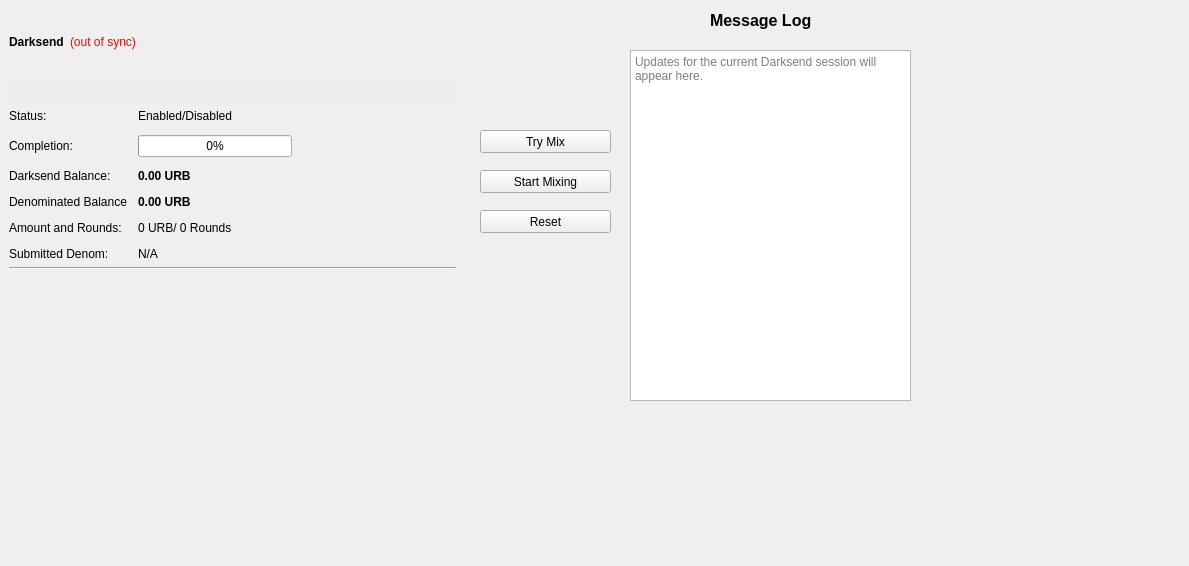
<?xml version="1.0" encoding="UTF-8"?>
<ui version="4.0">
 <class>DarksendPage</class>
 <widget class="QWidget" name="DarksendPage">
  <property name="geometry">
   <rect>
    <x>0</x>
    <y>0</y>
    <width>1189</width>
    <height>566</height>
   </rect>
  </property>
  <property name="windowTitle">
   <string>Form</string>
  </property>
  <widget class="QFrame" name="frameDarksend">
   <property name="geometry">
    <rect>
     <x>0</x>
     <y>0</y>
     <width>465</width>
     <height>350</height>
    </rect>
   </property>
   <property name="sizePolicy">
    <sizepolicy hsizetype="Expanding" vsizetype="Expanding">
     <horstretch>0</horstretch>
     <verstretch>0</verstretch>
    </sizepolicy>
   </property>
   <property name="minimumSize">
    <size>
     <width>0</width>
     <height>350</height>
    </size>
   </property>
   <property name="layoutDirection">
    <enum>Qt::LeftToRight</enum>
   </property>
   <property name="frameShape">
    <enum>QFrame::NoFrame</enum>
   </property>
   <property name="frameShadow">
    <enum>QFrame::Raised</enum>
   </property>
   <layout class="QVBoxLayout" name="verticalLayout_5">
    <item>
     <layout class="QHBoxLayout" name="horizontalLayout_5">
      <item>
       <widget class="QLabel" name="label_2">
        <property name="font">
         <font>
          <weight>75</weight>
          <bold>true</bold>
         </font>
        </property>
        <property name="text">
         <string>Darksend</string>
        </property>
       </widget>
      </item>
      <item>
       <widget class="QLabel" name="labelDarksendSyncStatus">
        <property name="toolTip">
         <string>The displayed information may be out of date. Your wallet automatically synchronizes with the Urbexs network after a connection is established, but this process has not completed yet.</string>
        </property>
        <property name="styleSheet">
         <string notr="true">QLabel { color: red; }</string>
        </property>
        <property name="text">
         <string notr="true">(out of sync)</string>
        </property>
        <property name="alignment">
         <set>Qt::AlignLeading|Qt::AlignLeft|Qt::AlignVCenter</set>
        </property>
       </widget>
      </item>
      <item>
       <spacer name="horizontalSpacer_4">
        <property name="orientation">
         <enum>Qt::Horizontal</enum>
        </property>
        <property name="sizeHint" stdset="0">
         <size>
          <width>40</width>
          <height>20</height>
         </size>
        </property>
       </spacer>
      </item>
     </layout>
    </item>
    <item>
     <widget class="QPushButton" name="runAutoDenom">
      <property name="palette">
       <palette>
        <active>
         <colorrole role="WindowText">
          <brush brushstyle="SolidPattern">
           <color alpha="255">
            <red>0</red>
            <green>0</green>
            <blue>0</blue>
           </color>
          </brush>
         </colorrole>
         <colorrole role="Button">
          <brush brushstyle="SolidPattern">
           <color alpha="255">
            <red>239</red>
            <green>238</green>
            <blue>238</blue>
           </color>
          </brush>
         </colorrole>
         <colorrole role="Light">
          <brush brushstyle="SolidPattern">
           <color alpha="255">
            <red>255</red>
            <green>255</green>
            <blue>255</blue>
           </color>
          </brush>
         </colorrole>
         <colorrole role="Midlight">
          <brush brushstyle="SolidPattern">
           <color alpha="255">
            <red>247</red>
            <green>246</green>
            <blue>246</blue>
           </color>
          </brush>
         </colorrole>
         <colorrole role="Dark">
          <brush brushstyle="SolidPattern">
           <color alpha="255">
            <red>119</red>
            <green>119</green>
            <blue>119</blue>
           </color>
          </brush>
         </colorrole>
         <colorrole role="Mid">
          <brush brushstyle="SolidPattern">
           <color alpha="255">
            <red>159</red>
            <green>159</green>
            <blue>159</blue>
           </color>
          </brush>
         </colorrole>
         <colorrole role="Text">
          <brush brushstyle="SolidPattern">
           <color alpha="255">
            <red>0</red>
            <green>0</green>
            <blue>0</blue>
           </color>
          </brush>
         </colorrole>
         <colorrole role="BrightText">
          <brush brushstyle="SolidPattern">
           <color alpha="255">
            <red>255</red>
            <green>255</green>
            <blue>255</blue>
           </color>
          </brush>
         </colorrole>
         <colorrole role="ButtonText">
          <brush brushstyle="SolidPattern">
           <color alpha="255">
            <red>0</red>
            <green>0</green>
            <blue>0</blue>
           </color>
          </brush>
         </colorrole>
         <colorrole role="Base">
          <brush brushstyle="SolidPattern">
           <color alpha="255">
            <red>255</red>
            <green>255</green>
            <blue>255</blue>
           </color>
          </brush>
         </colorrole>
         <colorrole role="Window">
          <brush brushstyle="SolidPattern">
           <color alpha="255">
            <red>239</red>
            <green>238</green>
            <blue>238</blue>
           </color>
          </brush>
         </colorrole>
         <colorrole role="Shadow">
          <brush brushstyle="SolidPattern">
           <color alpha="255">
            <red>0</red>
            <green>0</green>
            <blue>0</blue>
           </color>
          </brush>
         </colorrole>
         <colorrole role="AlternateBase">
          <brush brushstyle="SolidPattern">
           <color alpha="255">
            <red>247</red>
            <green>246</green>
            <blue>246</blue>
           </color>
          </brush>
         </colorrole>
         <colorrole role="ToolTipBase">
          <brush brushstyle="SolidPattern">
           <color alpha="255">
            <red>255</red>
            <green>255</green>
            <blue>220</blue>
           </color>
          </brush>
         </colorrole>
         <colorrole role="ToolTipText">
          <brush brushstyle="SolidPattern">
           <color alpha="255">
            <red>0</red>
            <green>0</green>
            <blue>0</blue>
           </color>
          </brush>
         </colorrole>
        </active>
        <inactive>
         <colorrole role="WindowText">
          <brush brushstyle="SolidPattern">
           <color alpha="255">
            <red>0</red>
            <green>0</green>
            <blue>0</blue>
           </color>
          </brush>
         </colorrole>
         <colorrole role="Button">
          <brush brushstyle="SolidPattern">
           <color alpha="255">
            <red>239</red>
            <green>238</green>
            <blue>238</blue>
           </color>
          </brush>
         </colorrole>
         <colorrole role="Light">
          <brush brushstyle="SolidPattern">
           <color alpha="255">
            <red>255</red>
            <green>255</green>
            <blue>255</blue>
           </color>
          </brush>
         </colorrole>
         <colorrole role="Midlight">
          <brush brushstyle="SolidPattern">
           <color alpha="255">
            <red>247</red>
            <green>246</green>
            <blue>246</blue>
           </color>
          </brush>
         </colorrole>
         <colorrole role="Dark">
          <brush brushstyle="SolidPattern">
           <color alpha="255">
            <red>119</red>
            <green>119</green>
            <blue>119</blue>
           </color>
          </brush>
         </colorrole>
         <colorrole role="Mid">
          <brush brushstyle="SolidPattern">
           <color alpha="255">
            <red>159</red>
            <green>159</green>
            <blue>159</blue>
           </color>
          </brush>
         </colorrole>
         <colorrole role="Text">
          <brush brushstyle="SolidPattern">
           <color alpha="255">
            <red>0</red>
            <green>0</green>
            <blue>0</blue>
           </color>
          </brush>
         </colorrole>
         <colorrole role="BrightText">
          <brush brushstyle="SolidPattern">
           <color alpha="255">
            <red>255</red>
            <green>255</green>
            <blue>255</blue>
           </color>
          </brush>
         </colorrole>
         <colorrole role="ButtonText">
          <brush brushstyle="SolidPattern">
           <color alpha="255">
            <red>0</red>
            <green>0</green>
            <blue>0</blue>
           </color>
          </brush>
         </colorrole>
         <colorrole role="Base">
          <brush brushstyle="SolidPattern">
           <color alpha="255">
            <red>255</red>
            <green>255</green>
            <blue>255</blue>
           </color>
          </brush>
         </colorrole>
         <colorrole role="Window">
          <brush brushstyle="SolidPattern">
           <color alpha="255">
            <red>239</red>
            <green>238</green>
            <blue>238</blue>
           </color>
          </brush>
         </colorrole>
         <colorrole role="Shadow">
          <brush brushstyle="SolidPattern">
           <color alpha="255">
            <red>0</red>
            <green>0</green>
            <blue>0</blue>
           </color>
          </brush>
         </colorrole>
         <colorrole role="AlternateBase">
          <brush brushstyle="SolidPattern">
           <color alpha="255">
            <red>247</red>
            <green>246</green>
            <blue>246</blue>
           </color>
          </brush>
         </colorrole>
         <colorrole role="ToolTipBase">
          <brush brushstyle="SolidPattern">
           <color alpha="255">
            <red>255</red>
            <green>255</green>
            <blue>220</blue>
           </color>
          </brush>
         </colorrole>
         <colorrole role="ToolTipText">
          <brush brushstyle="SolidPattern">
           <color alpha="255">
            <red>0</red>
            <green>0</green>
            <blue>0</blue>
           </color>
          </brush>
         </colorrole>
        </inactive>
        <disabled>
         <colorrole role="WindowText">
          <brush brushstyle="SolidPattern">
           <color alpha="255">
            <red>119</red>
            <green>119</green>
            <blue>119</blue>
           </color>
          </brush>
         </colorrole>
         <colorrole role="Button">
          <brush brushstyle="SolidPattern">
           <color alpha="255">
            <red>239</red>
            <green>238</green>
            <blue>238</blue>
           </color>
          </brush>
         </colorrole>
         <colorrole role="Light">
          <brush brushstyle="SolidPattern">
           <color alpha="255">
            <red>255</red>
            <green>255</green>
            <blue>255</blue>
           </color>
          </brush>
         </colorrole>
         <colorrole role="Midlight">
          <brush brushstyle="SolidPattern">
           <color alpha="255">
            <red>247</red>
            <green>246</green>
            <blue>246</blue>
           </color>
          </brush>
         </colorrole>
         <colorrole role="Dark">
          <brush brushstyle="SolidPattern">
           <color alpha="255">
            <red>119</red>
            <green>119</green>
            <blue>119</blue>
           </color>
          </brush>
         </colorrole>
         <colorrole role="Mid">
          <brush brushstyle="SolidPattern">
           <color alpha="255">
            <red>159</red>
            <green>159</green>
            <blue>159</blue>
           </color>
          </brush>
         </colorrole>
         <colorrole role="Text">
          <brush brushstyle="SolidPattern">
           <color alpha="255">
            <red>119</red>
            <green>119</green>
            <blue>119</blue>
           </color>
          </brush>
         </colorrole>
         <colorrole role="BrightText">
          <brush brushstyle="SolidPattern">
           <color alpha="255">
            <red>255</red>
            <green>255</green>
            <blue>255</blue>
           </color>
          </brush>
         </colorrole>
         <colorrole role="ButtonText">
          <brush brushstyle="SolidPattern">
           <color alpha="255">
            <red>119</red>
            <green>119</green>
            <blue>119</blue>
           </color>
          </brush>
         </colorrole>
         <colorrole role="Base">
          <brush brushstyle="SolidPattern">
           <color alpha="255">
            <red>239</red>
            <green>238</green>
            <blue>238</blue>
           </color>
          </brush>
         </colorrole>
         <colorrole role="Window">
          <brush brushstyle="SolidPattern">
           <color alpha="255">
            <red>239</red>
            <green>238</green>
            <blue>238</blue>
           </color>
          </brush>
         </colorrole>
         <colorrole role="Shadow">
          <brush brushstyle="SolidPattern">
           <color alpha="255">
            <red>0</red>
            <green>0</green>
            <blue>0</blue>
           </color>
          </brush>
         </colorrole>
         <colorrole role="AlternateBase">
          <brush brushstyle="SolidPattern">
           <color alpha="255">
            <red>239</red>
            <green>238</green>
            <blue>238</blue>
           </color>
          </brush>
         </colorrole>
         <colorrole role="ToolTipBase">
          <brush brushstyle="SolidPattern">
           <color alpha="255">
            <red>255</red>
            <green>255</green>
            <blue>220</blue>
           </color>
          </brush>
         </colorrole>
         <colorrole role="ToolTipText">
          <brush brushstyle="SolidPattern">
           <color alpha="255">
            <red>0</red>
            <green>0</green>
            <blue>0</blue>
           </color>
          </brush>
         </colorrole>
        </disabled>
       </palette>
      </property>
      <property name="focusPolicy">
       <enum>Qt::NoFocus</enum>
      </property>
      <property name="autoFillBackground">
       <bool>true</bool>
      </property>
      <property name="text">
       <string/>
      </property>
      <property name="flat">
       <bool>true</bool>
      </property>
     </widget>
    </item>
    <item>
     <layout class="QFormLayout" name="formLayout">
      <property name="fieldGrowthPolicy">
       <enum>QFormLayout::AllNonFixedFieldsGrow</enum>
      </property>
      <property name="horizontalSpacing">
       <number>11</number>
      </property>
      <property name="verticalSpacing">
       <number>12</number>
      </property>
      <item row="0" column="0">
       <widget class="QLabel" name="label_6">
        <property name="text">
         <string>Status:</string>
        </property>
       </widget>
      </item>
      <item row="0" column="1">
       <widget class="QLabel" name="darksendEnabled">
        <property name="text">
         <string>Enabled/Disabled</string>
        </property>
       </widget>
      </item>
      <item row="1" column="0">
       <widget class="QLabel" name="label_7">
        <property name="text">
         <string>Completion:</string>
        </property>
       </widget>
      </item>
      <item row="1" column="1">
       <widget class="QProgressBar" name="darksendProgress">
        <property name="maximumSize">
         <size>
          <width>154</width>
          <height>16777215</height>
         </size>
        </property>
        <property name="value">
         <number>0</number>
        </property>
       </widget>
      </item>
      <item row="4" column="0">
       <widget class="QLabel" name="denominatedBalanceLabel">
        <property name="text">
         <string>Denominated Balance</string>
        </property>
       </widget>
      </item>
      <item row="4" column="1">
       <widget class="QLabel" name="denominatedBalanceValue">
        <property name="font">
         <font>
          <weight>75</weight>
          <bold>true</bold>
         </font>
        </property>
        <property name="text">
         <string>0.00 URB</string>
        </property>
       </widget>
      </item>
      <item row="5" column="0">
       <widget class="QLabel" name="label_8">
        <property name="text">
         <string>Amount and Rounds:</string>
        </property>
       </widget>
      </item>
      <item row="5" column="1">
       <widget class="QLabel" name="labelAmountRounds">
        <property name="text">
         <string>0 URB/ 0 Rounds</string>
        </property>
       </widget>
      </item>
      <item row="6" column="0">
       <widget class="QLabel" name="label_9">
        <property name="text">
         <string>Submitted Denom:</string>
        </property>
       </widget>
      </item>
      <item row="6" column="1">
       <widget class="QLabel" name="labelSubmittedDenom">
        <property name="toolTip">
         <string>The denominations you submitted to the Masternode.&lt;br&gt;To mix, other users must submit the exact same denominations.</string>
        </property>
        <property name="text">
         <string>N/A</string>
        </property>
       </widget>
      </item>
      <item row="3" column="0">
       <widget class="QLabel" name="labelAnonymizedText">
        <property name="text">
         <string>Darksend Balance:</string>
        </property>
       </widget>
      </item>
      <item row="3" column="1">
       <widget class="QLabel" name="labelAnonymized">
        <property name="font">
         <font>
          <weight>75</weight>
          <bold>true</bold>
         </font>
        </property>
        <property name="text">
         <string notr="true">0.00 URB</string>
        </property>
       </widget>
      </item>
     </layout>
    </item>
    <item>
     <widget class="Line" name="lineLastMessage">
      <property name="orientation">
       <enum>Qt::Horizontal</enum>
      </property>
     </widget>
    </item>
    <item>
     <widget class="QLabel" name="darksendStatus">
      <property name="minimumSize">
       <size>
        <width>288</width>
        <height>43</height>
       </size>
      </property>
      <property name="text">
       <string/>
      </property>
      <property name="alignment">
       <set>Qt::AlignLeading|Qt::AlignLeft|Qt::AlignTop</set>
      </property>
      <property name="wordWrap">
       <bool>true</bool>
      </property>
     </widget>
    </item>
   </layout>
  </widget>
  <widget class="QPushButton" name="darksendAuto">
   <property name="geometry">
    <rect>
     <x>480</x>
     <y>130</y>
     <width>131</width>
     <height>23</height>
    </rect>
   </property>
   <property name="sizePolicy">
    <sizepolicy hsizetype="MinimumExpanding" vsizetype="Fixed">
     <horstretch>0</horstretch>
     <verstretch>0</verstretch>
    </sizepolicy>
   </property>
   <property name="toolTip">
    <string>Try to manually submit a Darksend request.</string>
   </property>
   <property name="text">
    <string>Try Mix</string>
   </property>
  </widget>
  <widget class="QPushButton" name="toggleDarksend">
   <property name="geometry">
    <rect>
     <x>480</x>
     <y>170</y>
     <width>131</width>
     <height>23</height>
    </rect>
   </property>
   <property name="sizePolicy">
    <sizepolicy hsizetype="MinimumExpanding" vsizetype="Fixed">
     <horstretch>0</horstretch>
     <verstretch>0</verstretch>
    </sizepolicy>
   </property>
   <property name="text">
    <string>Start Mixing</string>
   </property>
  </widget>
  <widget class="QPushButton" name="darksendReset">
   <property name="geometry">
    <rect>
     <x>480</x>
     <y>210</y>
     <width>131</width>
     <height>23</height>
    </rect>
   </property>
   <property name="sizePolicy">
    <sizepolicy hsizetype="MinimumExpanding" vsizetype="Fixed">
     <horstretch>0</horstretch>
     <verstretch>0</verstretch>
    </sizepolicy>
   </property>
   <property name="toolTip">
    <string>Reset the current status of Darksend (can interrupt Darksend if it's in the process of Mixing, which can cost you money!)</string>
   </property>
   <property name="autoFillBackground">
    <bool>false</bool>
   </property>
   <property name="text">
    <string>Reset</string>
   </property>
  </widget>
  <widget class="QLabel" name="darksendMessageLog">
   <property name="geometry">
    <rect>
     <x>710</x>
     <y>10</y>
     <width>121</width>
     <height>20</height>
    </rect>
   </property>
   <property name="font">
    <font>
     <pointsize>12</pointsize>
     <weight>75</weight>
     <bold>true</bold>
    </font>
   </property>
   <property name="text">
    <string>Message Log</string>
   </property>
  </widget>
  <widget class="QTextEdit" name="messageLog">
   <property name="geometry">
    <rect>
     <x>630</x>
     <y>50</y>
     <width>281</width>
     <height>351</height>
    </rect>
   </property>
   <property name="undoRedoEnabled">
    <bool>false</bool>
   </property>
   <property name="readOnly">
    <bool>true</bool>
   </property>
   <property name="placeholderText">
    <string>Updates for the current Darksend session will appear here.</string>
   </property>
  </widget>
 </widget>
 <resources/>
 <connections/>
</ui>
